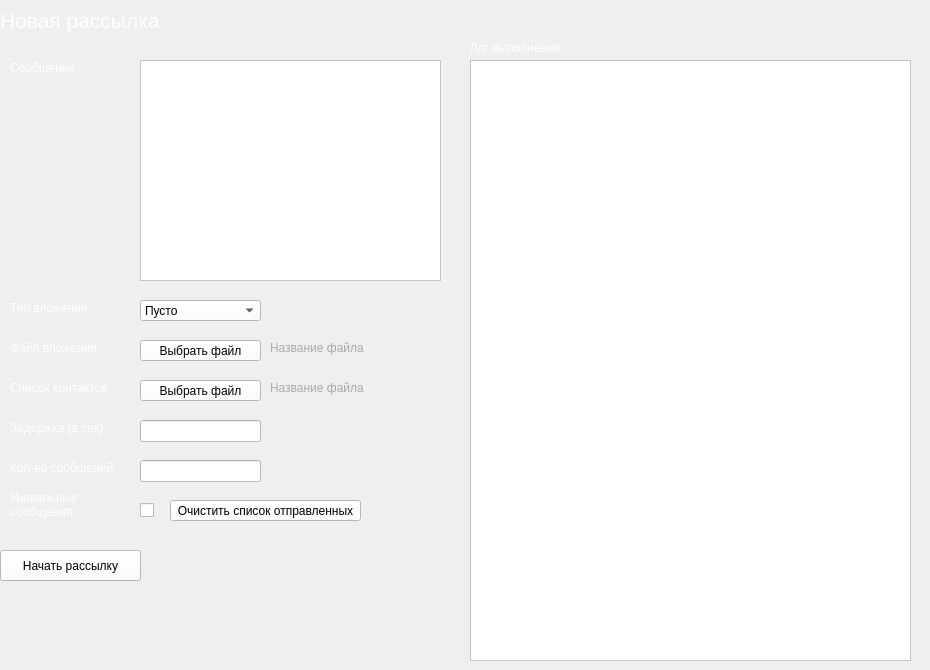
            <widget class="QWidget" name="page_new">
             <widget class="QLabel" name="label_1">
              <property name="geometry">
               <rect>
                <x>0</x>
                <y>0</y>
                <width>921</width>
                <height>41</height>
               </rect>
              </property>
              <property name="font">
               <font>
                <pointsize>40</pointsize>
               </font>
              </property>
              <property name="autoFillBackground">
               <bool>false</bool>
              </property>
              <property name="styleSheet">
               <string notr="true">color: #FFF;</string>
              </property>
              <property name="text">
               <string>&lt;!DOCTYPE HTML PUBLIC &quot;-//W3C//DTD HTML 4.0//EN&quot; &quot;http://www.w3.org/TR/REC-html40/strict.dtd&quot;&gt;
&lt;html&gt;&lt;head&gt;&lt;meta name=&quot;qrichtext&quot; content=&quot;1&quot; /&gt;&lt;style type=&quot;text/css&quot;&gt;
p, li { white-space: pre-wrap; }
&lt;/style&gt;&lt;/head&gt;&lt;body style=&quot; font-family:'MS Shell Dlg 2'; font-size:40pt; font-weight:400; font-style:normal;&quot;&gt;
&lt;p style=&quot; margin-top:0px; margin-bottom:0px; margin-left:0px; margin-right:0px; -qt-block-indent:0; text-indent:0px;&quot;&gt;&lt;span style=&quot; font-size:16pt;&quot;&gt;Новая рассылка&lt;/span&gt;&lt;/p&gt;&lt;/body&gt;&lt;/html&gt;</string>
              </property>
              <property name="alignment">
               <set>Qt::AlignLeading|Qt::AlignLeft|Qt::AlignVCenter</set>
              </property>
             </widget>
             <widget class="QLabel" name="label_7">
              <property name="geometry">
               <rect>
                <x>10</x>
                <y>60</y>
                <width>101</width>
                <height>16</height>
               </rect>
              </property>
              <property name="styleSheet">
               <string notr="true">color: #FFF</string>
              </property>
              <property name="text">
               <string>Сообщение</string>
              </property>
             </widget>
             <widget class="QPlainTextEdit" name="sender_message">
              <property name="geometry">
               <rect>
                <x>140</x>
                <y>60</y>
                <width>301</width>
                <height>221</height>
               </rect>
              </property>
              <property name="styleSheet">
               <string notr="true">background-color: #FFF</string>
              </property>
             </widget>
             <widget class="QLabel" name="label_8">
              <property name="geometry">
               <rect>
                <x>10</x>
                <y>300</y>
                <width>101</width>
                <height>16</height>
               </rect>
              </property>
              <property name="styleSheet">
               <string notr="true">color: #FFF</string>
              </property>
              <property name="text">
               <string>Тип вложения</string>
              </property>
             </widget>
             <widget class="QComboBox" name="sender_attachment_type">
              <property name="geometry">
               <rect>
                <x>140</x>
                <y>300</y>
                <width>121</width>
                <height>21</height>
               </rect>
              </property>
              <property name="styleSheet">
               <string notr="true">background-color: #FFF</string>
              </property>
              <property name="editable">
               <bool>false</bool>
              </property>
              <item>
               <property name="text">
                <string>Пусто</string>
               </property>
              </item>
              <item>
               <property name="text">
                <string>Фото</string>
               </property>
              </item>
              <item>
               <property name="text">
                <string>Видео</string>
               </property>
              </item>
             </widget>
             <widget class="QPushButton" name="sender_attachment_file">
              <property name="geometry">
               <rect>
                <x>140</x>
                <y>340</y>
                <width>121</width>
                <height>21</height>
               </rect>
              </property>
              <property name="styleSheet">
               <string notr="true">background-color: #FFF</string>
              </property>
              <property name="text">
               <string>Выбрать файл</string>
              </property>
             </widget>
             <widget class="QLabel" name="label_9">
              <property name="geometry">
               <rect>
                <x>10</x>
                <y>380</y>
                <width>111</width>
                <height>16</height>
               </rect>
              </property>
              <property name="styleSheet">
               <string notr="true">color: #FFF</string>
              </property>
              <property name="text">
               <string>Список контактов</string>
              </property>
             </widget>
             <widget class="QPushButton" name="sender_contacts_file">
              <property name="geometry">
               <rect>
                <x>140</x>
                <y>380</y>
                <width>121</width>
                <height>21</height>
               </rect>
              </property>
              <property name="styleSheet">
               <string notr="true">background-color: #FFF</string>
              </property>
              <property name="text">
               <string>Выбрать файл</string>
              </property>
             </widget>
             <widget class="QLabel" name="label_10">
              <property name="geometry">
               <rect>
                <x>470</x>
                <y>40</y>
                <width>111</width>
                <height>16</height>
               </rect>
              </property>
              <property name="styleSheet">
               <string notr="true">color: #FFF</string>
              </property>
              <property name="text">
               <string>Лог выполнения</string>
              </property>
             </widget>
             <widget class="QPushButton" name="sender_btn_start">
              <property name="geometry">
               <rect>
                <x>0</x>
                <y>550</y>
                <width>141</width>
                <height>31</height>
               </rect>
              </property>
              <property name="styleSheet">
               <string notr="true">background-color: #FFF</string>
              </property>
              <property name="text">
               <string>Начать рассылку</string>
              </property>
             </widget>
             <widget class="QLabel" name="label_11">
              <property name="geometry">
               <rect>
                <x>10</x>
                <y>340</y>
                <width>101</width>
                <height>16</height>
               </rect>
              </property>
              <property name="styleSheet">
               <string notr="true">color: #FFF</string>
              </property>
              <property name="text">
               <string>Файл вложения</string>
              </property>
             </widget>
             <widget class="QLabel" name="label_attachment_file">
              <property name="geometry">
               <rect>
                <x>270</x>
                <y>340</y>
                <width>161</width>
                <height>16</height>
               </rect>
              </property>
              <property name="styleSheet">
               <string notr="true">color: #AAAAAA</string>
              </property>
              <property name="text">
               <string>Название файла</string>
              </property>
             </widget>
             <widget class="QLabel" name="label_contacts_file">
              <property name="geometry">
               <rect>
                <x>270</x>
                <y>380</y>
                <width>161</width>
                <height>16</height>
               </rect>
              </property>
              <property name="styleSheet">
               <string notr="true">color: #AAAAAA</string>
              </property>
              <property name="text">
               <string>Название файла</string>
              </property>
             </widget>
             <widget class="QLabel" name="label_12">
              <property name="geometry">
               <rect>
                <x>10</x>
                <y>420</y>
                <width>111</width>
                <height>16</height>
               </rect>
              </property>
              <property name="styleSheet">
               <string notr="true">color: #FFF</string>
              </property>
              <property name="text">
               <string>Задержка (в сек)</string>
              </property>
             </widget>
             <widget class="QLineEdit" name="sender_delay">
              <property name="geometry">
               <rect>
                <x>140</x>
                <y>420</y>
                <width>121</width>
                <height>22</height>
               </rect>
              </property>
              <property name="styleSheet">
               <string notr="true">background-color: #FFF</string>
              </property>
             </widget>
             <widget class="QLabel" name="label_13">
              <property name="geometry">
               <rect>
                <x>10</x>
                <y>460</y>
                <width>111</width>
                <height>16</height>
               </rect>
              </property>
              <property name="styleSheet">
               <string notr="true">color: #FFF</string>
              </property>
              <property name="text">
               <string>Кол-во сообщений</string>
              </property>
             </widget>
             <widget class="QLineEdit" name="sender_messages_count">
              <property name="geometry">
               <rect>
                <x>140</x>
                <y>460</y>
                <width>121</width>
                <height>22</height>
               </rect>
              </property>
              <property name="styleSheet">
               <string notr="true">background-color: #FFF</string>
              </property>
             </widget>
             <widget class="QLabel" name="label_14">
              <property name="geometry">
               <rect>
                <x>10</x>
                <y>490</y>
                <width>111</width>
                <height>31</height>
               </rect>
              </property>
              <property name="styleSheet">
               <string notr="true">color: #FFF</string>
              </property>
              <property name="text">
               <string>&lt;html&gt;&lt;head/&gt;&lt;body&gt;&lt;p&gt;Уникальные&lt;br/&gt;сообщения&lt;/p&gt;&lt;/body&gt;&lt;/html&gt;</string>
              </property>
             </widget>
             <widget class="QCheckBox" name="sender_unqiue">
              <property name="geometry">
               <rect>
                <x>140</x>
                <y>500</y>
                <width>16</width>
                <height>20</height>
               </rect>
              </property>
              <property name="text">
               <string/>
              </property>
             </widget>
             <widget class="QTextBrowser" name="textBrowser">
              <property name="geometry">
               <rect>
                <x>470</x>
                <y>60</y>
                <width>441</width>
                <height>601</height>
               </rect>
              </property>
              <property name="styleSheet">
               <string notr="true">background-color: #fff</string>
              </property>
             </widget>
             <widget class="QPushButton" name="sender_btn_clear_processed">
              <property name="geometry">
               <rect>
                <x>170</x>
                <y>500</y>
                <width>191</width>
                <height>21</height>
               </rect>
              </property>
              <property name="styleSheet">
               <string notr="true">background-color: #FFF</string>
              </property>
              <property name="text">
               <string>Очистить список отправленных</string>
              </property>
             </widget>
            </widget>
